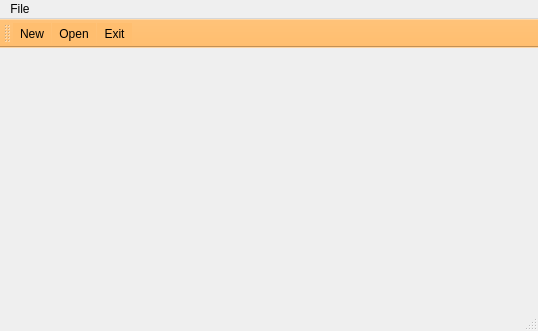
<?xml version="1.0" encoding="UTF-8"?>
<ui version="4.0">
 <class>MainWindow</class>
 <widget class="QMainWindow" name="MainWindow">
  <property name="geometry">
   <rect>
    <x>0</x>
    <y>0</y>
    <width>538</width>
    <height>331</height>
   </rect>
  </property>
  <property name="windowTitle">
   <string>MainWindow</string>
  </property>
  <property name="styleSheet">
   <string notr="true"/>
  </property>
  <widget class="QWidget" name="centralwidget"/>
  <widget class="QMenuBar" name="menubar">
   <property name="geometry">
    <rect>
     <x>0</x>
     <y>0</y>
     <width>538</width>
     <height>21</height>
    </rect>
   </property>
   <widget class="QMenu" name="menuFile">
    <property name="title">
     <string>File</string>
    </property>
    <addaction name="actionNew"/>
    <addaction name="actionOpen"/>
    <addaction name="actionExit"/>
   </widget>
   <addaction name="menuFile"/>
  </widget>
  <widget class="QStatusBar" name="statusbar"/>
  <widget class="QToolBar" name="toolBar">
   <property name="windowTitle">
    <string>toolBar</string>
   </property>
   <property name="styleSheet">
    <string notr="true">background: rgb(255, 190, 111)</string>
   </property>
   <attribute name="toolBarArea">
    <enum>TopToolBarArea</enum>
   </attribute>
   <attribute name="toolBarBreak">
    <bool>false</bool>
   </attribute>
   <addaction name="actionNew"/>
   <addaction name="actionOpen"/>
   <addaction name="actionExit"/>
  </widget>
  <action name="actionNew">
   <property name="icon">
    <iconset resource="Resource.qrc">
     <normaloff>:/res/img/new.png</normaloff>:/res/img/new.png</iconset>
   </property>
   <property name="text">
    <string>New</string>
   </property>
  </action>
  <action name="actionOpen">
   <property name="icon">
    <iconset resource="Resource.qrc">
     <normaloff>:/res/img/open.png</normaloff>:/res/img/open.png</iconset>
   </property>
   <property name="text">
    <string>Open</string>
   </property>
  </action>
  <action name="actionExit">
   <property name="icon">
    <iconset resource="Resource.qrc">
     <normaloff>:/res/img/exit.png</normaloff>:/res/img/exit.png</iconset>
   </property>
   <property name="text">
    <string>Exit</string>
   </property>
  </action>
 </widget>
 <resources>
  <include location="Resource.qrc"/>
 </resources>
 <connections/>
</ui>
